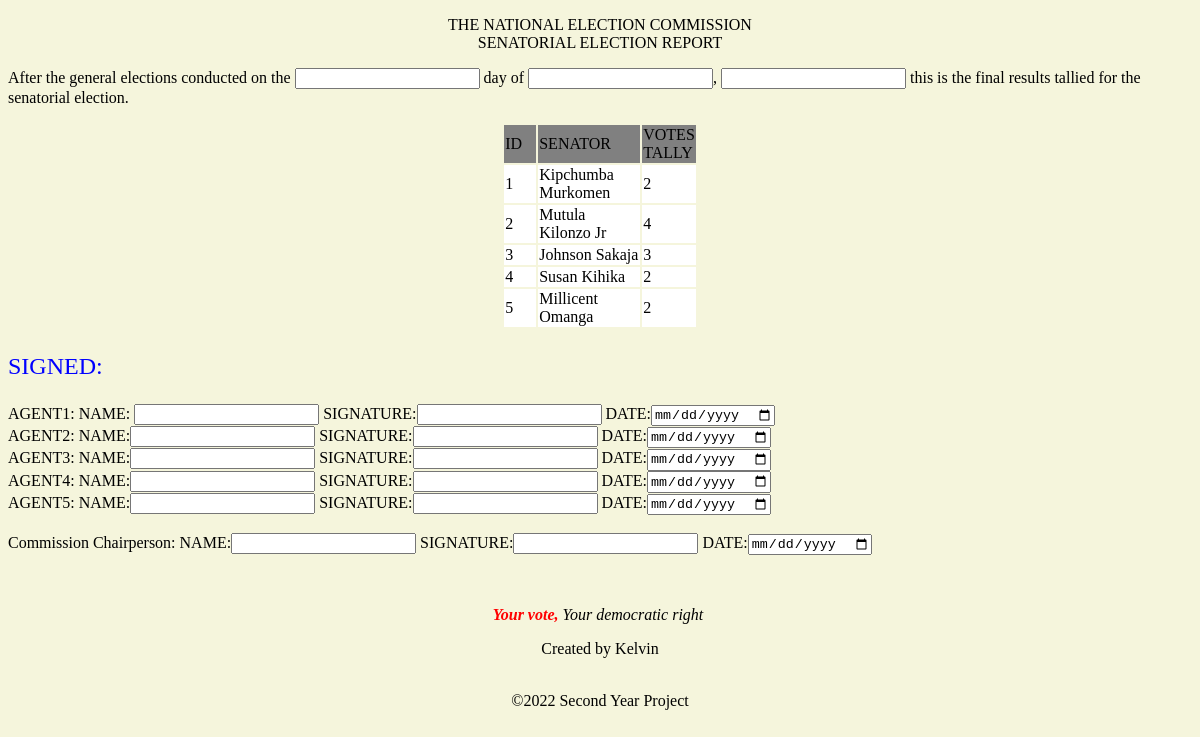
/reports/sens.php, run on the app's committed database.
### tables this page shows
CREATE TABLE `sen` (
  `candidate_id` int(100) NOT NULL,
  `firstname` varchar(100) NOT NULL,
  `votecount` int(100) NOT NULL
);

### reports/sens.php (the view, shortened to what this page needs)
<!DOCTYPE html>
<html lang="en">
<head>
    <link rel="stylesheet" href="../admin/style.css">
</head>
<body class="profile">
     <center><p>THE NATIONAL ELECTION COMMISSION <br>SENATORIAL ELECTION REPORT</p></center>
     <div>
     <p>After the general elections conducted on the <input type="text"> day of <input type="text">, <input type="text"> this is the final results tallied for the senatorial election.</p>
     <?php
			include "../voter/database.php";
			$member = mysqli_query($con, 'SELECT * FROM sen WHERE candidate_id NOT IN (6)' );
			if (mysqli_num_rows($member)== 0 ) {
				echo '<font color="red">No results found</font>';
			}
			else {
				echo '<center><table><tr bgcolor="grey">
			<td width="30px">ID</td>
			<td width="100px">SENATOR</td>
			<td width="30px">VOTES TALLY</td>
			</tr>';
			while($mb=mysqli_fetch_object($member))
					{
						$id=$mb->candidate_id;
						$name=$mb->firstname;
						$vote=$mb->votecount;
						echo '<tr bgcolor="white">';
				echo '<td>'.$id.'</td>';
				echo '<td>'.$name.'</td>';
				echo '<td>'.$vote.'</td>';
				echo "</tr>";
					}
					echo'</table></center>';
				}
			?>
	</div>
<div><p style="color: blue; font-size:x-large">SIGNED:</p></div>
<div>AGENT1: NAME: <input type="text"> SIGNATURE:<input type="text">  DATE:<input type="date"></div>
<div>AGENT2: NAME:<input type="text">  SIGNATURE:<input type="text">  DATE:<input type="date"></div>
<div>AGENT3: NAME:<input type="text">  SIGNATURE:<input type="text">  DATE:<input type="date"></div>
<div>AGENT4: NAME:<input type="text">  SIGNATURE:<input type="text">  DATE:<input type="date"></div>
<div>AGENT5: NAME:<input type="text">  SIGNATURE:<input type="text">  DATE:<input type="date"></div>
<br>
<div>Commission Chairperson: NAME:<input type="text">  SIGNATURE:<input type="text">  DATE:<input type="date"></div>
<br><br>
<div style="margin-top: 15px;">
<?php include "../voter/footer.php" ?>
</body>
</html>

### admin/style.css (style rules this page uses)
.profile { background-image: url("ack.jpg"); background-color: beige; background-repeat: no-repeat; background-size: cover; }

### data on the page
sen: candidate_id "1", firstname "Kipchumba Murkomen", votecount "2"
sen: candidate_id "2", firstname "Mutula Kilonzo Jr", votecount "4"
sen: candidate_id "3", firstname "Johnson Sakaja", votecount "3"
sen: candidate_id "4", firstname "Susan Kihika", votecount "2"
sen: candidate_id "5", firstname "Millicent Omanga", votecount "2"
